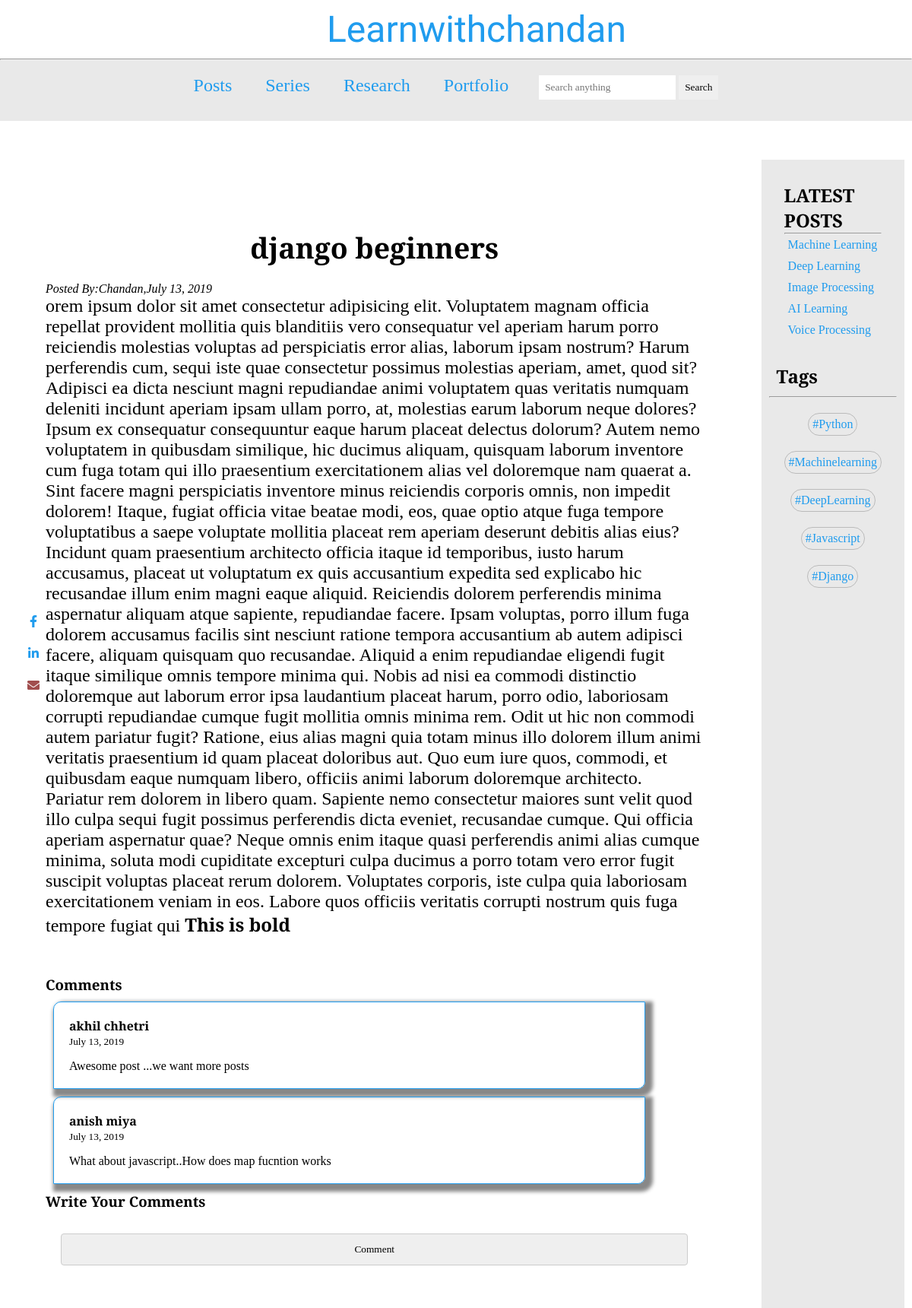
/1/, run on the app's committed database.
### blog/models.py (models this page shows, shortened)
class Post(models.Model):
  title=models.CharField(max_length=100)
  detail=models.TextField()
  image=models.ImageField(upload_to='image/',blank=True)
  author=models.CharField(max_length=100)
  draft=models.BooleanField(default=True)
  published_date=models.DateTimeField(auto_now_add=True)

class Comment(models.Model):
  post=models.ForeignKey(Post,on_delete=models.CASCADE)
  name=models.CharField(max_length=100)
  email=models.EmailField(max_length=100)
  comment=models.TextField()
  commented_date=models.DateTimeField(auto_now_add=True)

### blog/views.py (the view)
# urls.py: re_path(r'^(?P<pk>\d+)/$',ShowDetail.as_view(),name='post_detail'),
class ShowDetail(DetailView):
  model=Post
  template_name='blog/post_detail.html'

### templates/blog/post_detail.html (shortened to what this page needs)
{% extends 'blog/post_list.html' %}
{% block detail%}
    <section id="post-detail-section">
        <div class="post_detail_container">
            <div class="post_detail">
                    <div class="header-text">
                         <h1>{{post.title}}</h1>
                    </div>
                <p><em>Posted By:{{post.author|title}},{{post.published_date|date}}</em></p>
                <div class="detail-texts">
                    {{post.detail|safe}}
                </div>
            </div>
        <div class="comments">
            <h1>Comments</h1>
                {% for comment in post.comment_set.all %}
                    <div class="pre-comments">
                        <div class="user-detail">
                            <p><b> {{comment.name}} </b></p>
                            <span><small>{{comment.commented_date|date}}</small></span>
                        </div>
                        <div class="comment-text">
                            {{comment.comment}}
                        </div>
                    </div>
                    {% empty %}
                    <p>NO COMMENTS YET.BE FIRST TO COMMENTS</p>
                {%endfor%}
                <h1>Write Your Comments</h1>
                <form method="POST">
                    <input type="submit" value="Comment">
                </form>
            </div>
        </div>
        <div class="social-share-links">
                <a href=""><i class="fab fa-facebook-f"></i></a>
                <a href=""><i class="fab fa-linkedin-in"></i></a>
                <a href="">  <i class="fas fa-envelope"></i></a>
            </div>
   {% endblock %}

### static/css/design.css (style rules this page uses)
* { padding: 0px; margin: 0px; box-sizing: border-box; font-family: 'EB Garamond', serif; }

### static/css/post-detail.css (style rules this page uses)
#post-detail-section { margin-top: 80px; display: flex; }
.post_detail_container { width: 90%; margin-left: 40px; }
.post_detail .header-text { font-size: 2rem; text-align: center; padding: 10px; margin: 10px; }
.post_detail .detail-texts { font-size: 1.5rem; }
.post_detail_container .comments { margin-top: 50px; }
.post_detail_container .comments form { padding: 10px; margin: 10px; }
.post_detail_container .comments form input, textarea { width: 100%; padding: 12px; border: 1px solid #ccc; border-radius: 4px; box-sizing: border-box; margin-top: 10px; margin-bottom: 16px; resize: vertical; }
.pre-comments { width: 90%; border: 1px solid #209cee; border-radius: 10px 0 10px 0; padding: 10px; margin: 10px; box-shadow: 5px 5px 5px 5px #888888; }
.pre-comments .user-detail, .comment-text { font-size: 1em; margin: 5px; padding: 5px; }
.social-share-links { position: fixed; top: 50%; transform: translateY(-50%); }
.social-share-links a { display: block; margin: 8px; padding: 8px; text-align: center; transition: all 0.5s ease-in-out; }
.social-share-links a .fa-facebook-f { color: #209cee; }
.social-share-links a .fa-linkedin-in { color: #209cee; }
.social-share-links a .fa-envelope { color: rgb(161, 78, 78); }

### data on the page
Post: title "django beginners", author "Chandan", published_date "July 13, 2019", detail "orem ipsum dolor sit amet consectetur adipisicing elit. Voluptatem magnam officia repellat provident mollitia quis blanditiis vero consequatur vel aperiam harum porro reiciendis molestias voluptas ad perspiciatis error alias, laborum ipsam nostrum? Harum perferendis cum, sequi iste quae consectetur possimus molestias aperiam, amet, quod sit? Adipisci ea dicta nesciunt magni repudiandae animi voluptatem quas veritatis numquam deleniti incidunt aperiam ipsam ullam porro, at, molestias earum laborum neque dolores? Ipsum ex consequatur consequuntur eaque harum placeat delectus dolorum? Autem nemo voluptatem in quibusdam similique, hic ducimus aliquam, quisquam laborum inventore cum fuga totam…"
Comment: name "akhil chhetri", commented_date "July 13, 2019", comment "Awesome post ...we want more posts"
Comment: name "anish miya", commented_date "July 13, 2019", comment "What about javascript..How does map fucntion works"
